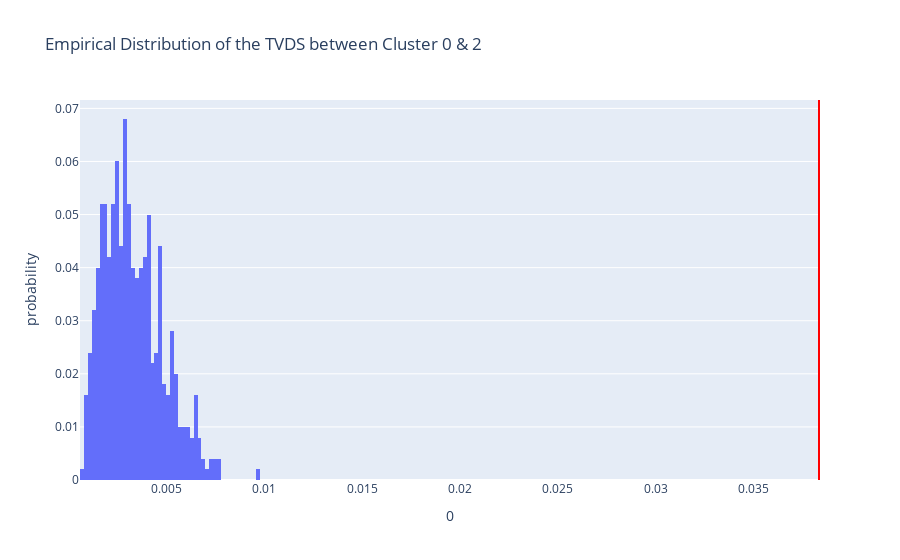

Notebook code for this chart:
### Code cell
fig = px.histogram(pd.DataFrame(tvds), x=0, nbins=50, histnorm='probability', 
                   title='Empirical Distribution of the TVDS between Cluster 0 & 2')
fig.add_vline(x=observed_tvd, line_color='red')

### Figure 1 — Plotly figure (JSON) as saved in the notebook; plotly's stock layout.template omitted (floating-point values rounded to 4 significant figures; data arrays with more than 128 entries replaced by an {"elided": "..."} marker saying what was removed)
{"data": [{"alignmentgroup": "True", "bingroup": "x", "histnorm": "probability", "hovertemplate": "0=%{x}<br>probability=%{y}<extra></extra>", "legendgroup": "", "marker": {"color": "#636efa", "pattern": {"shape": ""}}, "name": "", "nbinsx": 50, "offsetgroup": "", "orientation": "v", "showlegend": false, "type": "histogram", "x": {"elided": "500 float values"}, "xaxis": "x", "yaxis": "y"}], "layout": {"autosize": true, "barmode": "relative", "legend": {"tracegroupgap": 0}, "shapes": [{"line": {"color": "red"}, "type": "line", "x0": 0.03834, "x1": 0.03834, "xref": "x", "y0": 0, "y1": 1, "yref": "y domain"}], "title": {"text": "Empirical Distribution of the TVDS between Cluster 0 & 2"}, "xaxis": {"anchor": "y", "autorange": true, "domain": [0, 1], "range": [0.0006, 0.03837], "title": {"text": "0"}, "type": "linear"}, "yaxis": {"anchor": "x", "autorange": true, "domain": [0, 1], "range": [0, 0.07158], "title": {"text": "probability"}}}}
